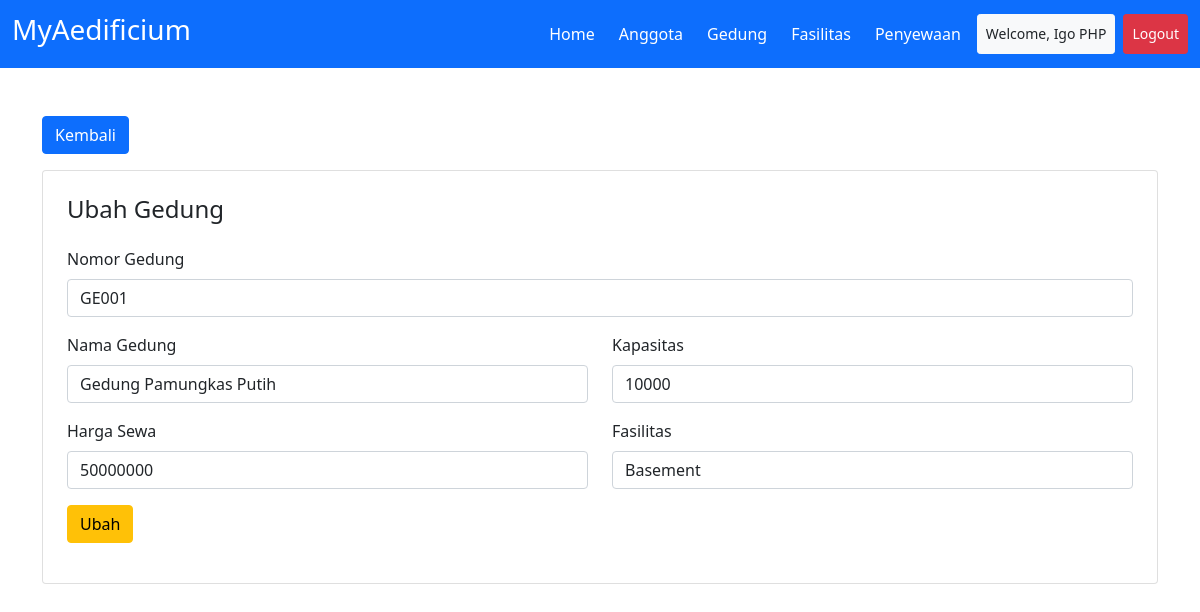
/src/ubah_gedung.php?no_gedung=GE001 (signed in), run on the app's committed database.
### tables this page shows
CREATE TABLE `gedung` (
  `no_gedung` varchar(16) NOT NULL,
  `nama_gedung` varchar(32) DEFAULT NULL,
  `kapasitas` int(11) DEFAULT NULL,
  `harga_sewa` int(11) DEFAULT NULL,
  `id_fasilitas` varchar(32) DEFAULT NULL
);

### src/ubah_gedung.php (the view, shortened to what this page needs)
<?php
include '../connection/config.php';
include '../components/header.php';
$no_gedung = $_GET['no_gedung'];
$query = "SELECT * FROM gedung WHERE no_gedung = '$no_gedung'";
$sql = mysqli_query($connect, $query);
$dataGedung = mysqli_fetch_array($sql);
?>
<div class="row">
    <div class="col-md-12">
        <a href="./gedung.php" class="btn btn-primary mb-3">Kembali</a>
        <div class="card p-4 mb-4">
            <h4 class="mb-4 col-12">Ubah Gedung</h3>
                <form action="" method="post">
                    <div class="row">
                        <div class="mb-3 col-md-12">
                            <label for="no_gedung" class="form-label">Nomor Gedung</label>
                            <input type="text" value="<?= $dataGedung['no_gedung'] ?>" autocomplete="off" class="form-control" id="no_gedung" name="no_gedung">
                        </div>
                        <div class="mb-3 col-md-6 col-sm-12">
                            <label for="nama_gedung" class="form-label">Nama Gedung</label>
                            <input type="text" value="<?= $dataGedung['nama_gedung'] ?>" autocomplete="off" class="form-control" id="nama_gedung" name="nama_gedung">
                        </div>
                        <div class="mb-3 col-md-6 col-sm-12">
                            <label for="kapasitas" class="form-label">Kapasitas</label>
                            <input type="number" value="<?= $dataGedung['kapasitas'] ?>" autocomplete="off" class="form-control" id="kapasitas" name="kapasitas">
                        </div>
                        <div class="mb-3 col-md-6 col-sm-12">
                            <label for="harga_sewa" class="form-label">Harga Sewa</label>
                            <input type="number" value="<?= $dataGedung['harga_sewa'] ?>" autocomplete="off" class="form-control" id="harga_sewa" name="harga_sewa">
                        </div>
                        <div class="mb-3 col-md-6 col-sm-12">
                            <label for="id_fasilitas" class="form-label">Fasilitas</label>
                            <select class="form-control" name="id_fasilitas" id="id_fasilitas">
                                <?php
                                $query = mysqli_query($connect, "SELECT * FROM fasilitas");
                                while ($data = mysqli_fetch_array($query)) :
                                    $selected = ($dataGedung['id_fasilitas'] == $data['id_fasilitas']) ? "selected" : ""
                                ?>
                                    <option <?= $selected ?> value="<?= $data['id_fasilitas'] ?>"><?= $data['nama_fasilitas'] ?></option>
                                <?php endwhile ?>
                            </select>
                        </div>
                        <div class="mb-3">
                            <button type="submit" name="editGedung" class="btn btn-warning">Ubah</button>
                        </div>
                    </div>
                </form>
        </div>
    </div>
</div>
<?php
include '../components/footer.php';
?>

### data on the page
gedung: no_gedung "GE001", nama_gedung "Gedung Pamungkas Putih", kapasitas "10000", harga_sewa "50000000"

### other printed values
$_SESSION['nama_lengkap'] "Igo PHP"
form field id_fasilitas "Basement"
